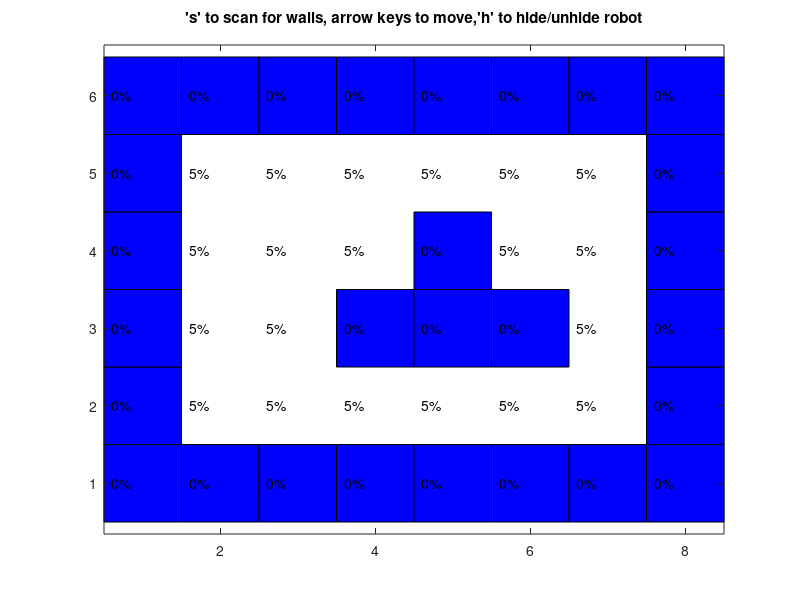

The MATLAB script that drew this image:
function SimpleRobotWithBayesRule()
% Demonstrates using Bayes Filter to localize a robot using a motion model
% and a noisy wall sensor.  The environment is simple: a unit-size robot in
% a grid world composed of obstacles or free spaces.  The robot has five
% actions: {left,up,right,down,scan} for moving in the cardinal directions
% or scanning the environment.
% 
% The robot is low quality and so moves probabilistically, as described in
% the function moveRobot()
% 
% Similarly, the scanner is low quality.  The 'scanner' approximates 4
% capacitive sensors that detect (with some probability of error) if a wall
% adjacent to the current cell.  This is described in the function
% applyScan().
% 
% The robot is moved by using the arrow keys.  The screen displays the
% probability mass function, the obstacles, and you can hide/unhide the
% robot by pressing the 'h' key.
% 
% Based on algorithm "Algorithm Bayes_filter"  on page 27 of book
% "Probabilistic Robotics", http://www.probabilistic-robotics.org
%
% Date 1/14/2015 Author: Aaron Becker, abecker5@uh.edu, for ECE 7334.
format compact

%initialize world (obstacles are 1, freespace is 0)
obstacleMap =flipud(...
    [1, 1, 1, 1, 1, 1, 1, 1;
    1, 1, 1, 1, 1, 0, 1, 1;
    1, 0, 0, 0, 0, 0, 0, 1;
    1, 1, 0, 1, 1, 1, 0, 1;
    1, 0, 0, 0, 0, 0, 0, 1;
    1, 1, 1, 1, 1, 1, 1, 1;]);

obstacleMap =flipud(...
    [1, 1, 1, 1, 1, 1, 1, 1;
    1, 0, 0, 0, 0, 0, 0, 1;
    1, 0, 0, 0, 1, 0, 0, 1;
    1, 0, 0, 1, 1, 1, 0, 1;
    1, 0, 0, 0, 0, 0, 0, 1;
    1, 1, 1, 1, 1, 1, 1, 1;]);

belief = zeros(size(obstacleMap)); % the belief is the probability that the robot is at any given location

[freespacey,freespacex] = find(obstacleMap == 0);
numFreeSpaces = numel(freespacey);

%initialize probabilities
probs = ones(numFreeSpaces,1)/numFreeSpaces; %uniformly distributed

for i1 = 1:numFreeSpaces
    belief(freespacey(i1),freespacex(i1)) = probs(i1);
end

%initialize motion model accuracy.  The robot actuators are inaccurate
probStraight = 0.6;
profOffby90Deg = 0.1;
%0.34 % the robot does nothing, not moving when button is pressed

% initialize scanner accuracy. The scanners are imperfect
%                 wall      no wall
%   detectwall     0.8        0.4
%  ~detectwall     0.2        0.6
sTruePositive = 0.8; % probability scanner detects wall if there is a wall
sTrueNegative = 0.6;  % probability scanner detects no wall if no wall

%initialize robot
robotInd = ceil(rand*numFreeSpaces); %robot position drawn from a uniform distribution
posRobot = [freespacex(robotInd),freespacey(robotInd)];
posRobot = [3,2];
bShowRobot = 'off'; %should we show robot on screen? Set to 'off' or 'on'.

%draw world & robot
[hWorldFig,hProb] = drawWorld();
[hRobotPos,hRobotOrient] = drawRobot();
titleString = {'''s'' to scan for walls, arrow keys to move,''h'' to hide/unhide robot'; ''};
title(titleString);
axis equal
axis tight
set(figure(1) ,'KeyPressFcn',@keyhandler,'Name','Bayesian Update');

%Drawing functions
    function [hWorldFig,hProb] = drawWorld()
        figure(1)
        colormap(gray)
        hWorldFig = imagesc(belief);
        set(gca,'YDir','normal');
        [obsy,obsx] = find(obstacleMap == 1);
        for i = 1:numel(obsy)
            rectangle('Position',[obsx(i)-.5,obsy(i)-.5,1,1],'FaceColor','b')
        end
        hProb = zeros(size(belief));
        
        for y = 1:size(belief,1)
            for x = 1:size(belief,2)
                hProb(y,x)=text(x-.4,y,[num2str(100*belief(y,x)),'%']);
            end
        end
        
    end

    function [hRobotPos,hRobotOrient] = drawRobot()
        hRobotPos = rectangle('Position',[posRobot(1)-.5,posRobot(2)-.5,1,1],'Curvature',[1,1],...
            'EdgeColor','r', 'LineWidth',3,'Visible',bShowRobot);
        hRobotOrient = line(posRobot(1)+[0,0.6],posRobot(2)+[0,0],'color','r', 'LineWidth',3,'Visible',bShowRobot);
    end

% redrawing functions
    function redrawRobot()
        set(hRobotPos,'Position',[posRobot(1)-.5,posRobot(2)-.5,1,1],'Visible',bShowRobot);
        set(hRobotOrient,'XData',posRobot(1)+[0,0.6],'YData',posRobot(2)+[0,0],'Visible',bShowRobot);
    end
    function redrawWorld()
        set(hWorldFig,'CData',belief);
        for y = 1:size(belief,1)
            for x = 1:size(belief,2)
                set(hProb(y,x),'String',[num2str(100*belief(y,x),'%2.2f\n'),'%']);
            end
        end
        %display(['Total probability = ',num2str(sum(sum(belief)))])
    end

    function keyhandler(src,evnt) %#ok<INUSL>
        if strcmp(evnt.Key,'s')
            scan = MeasureScan(posRobot, obstacleMap);
            % the measurement update, line 4 "Algorithm Bayes_filter" of Table
            % 2.1 on page 27 of Probabilistic Robotics.
            for i2 = 1:numFreeSpaces %for each freespace
                oldProb = belief(freespacey(i2),freespacex(i2));
                newProb = BayesianUpdateScan(oldProb, scan, [freespacex(i2),freespacey(i2)]);
                belief(freespacey(i2),freespacex(i2)) = newProb;
            end
            %The resulting belief is usually not a probability
            %distribution (doesn't sum to one) and needs to be nomalized.
            normalizer = 1/sum(sum(belief));
            belief = belief*normalizer;
            titleString{2} = [titleString{2}, 's,'];
        elseif strcmp(evnt.Key,'h')
            if strcmp(bShowRobot,'off')
                bShowRobot = 'on';
            else
                bShowRobot = 'off';
            end
            redrawRobot();
        else
            move = [0,0];
            if strcmp(evnt.Key,'leftarrow')
                move =-[1,0];
                titleString{2} = [titleString{2}, '<,'];
            elseif strcmp(evnt.Key,'rightarrow')
                move = [1,0];
                titleString{2} = [titleString{2}, '>,'];
            elseif strcmp(evnt.Key,'uparrow')
                move = [0,1];
                titleString{2} = [titleString{2}, '\^,'];
            elseif strcmp(evnt.Key,'downarrow')
                move =-[0,1];
                titleString{2} = [titleString{2}, 'v,'];
            end
            if sum(move ~=0)
                % move the robot
                posRobot = moveRobot(posRobot, move, obstacleMap);
                redrawRobot();
                % the movement update (or 'prediction'), line 3 "Algorithm Bayes_filter" Table
                % 2.1 on page 27 of Probabilistic Robotics.
                %for each freespace
                newBelief = zeros(size(belief));
                for i2 = 1:numFreeSpaces
                    %update probabilities at positions around freespacex(i2),freespacey(i2)
                    curPos = [freespacex(i2),freespacey(i2)];
                    px = belief(curPos(2),curPos(1));
                    pMoveS = 0; pMoveR = 0; pMoveL = 0;
                    posS = curPos+move;
                    if( obstacleMap(posS(2), posS(1)) == 0)
                        pMoveS = probStraight;
                        newBelief(posS(2),posS(1)) = newBelief(posS(2),posS(1)) + pMoveS*px;
                    end
                    posR = curPos+[-move(2),move(1)];
                    if( obstacleMap(posR(2), posR(1)) == 0)
                        pMoveR = profOffby90Deg;
                        newBelief(posR(2),posR(1)) = newBelief(posR(2),posR(1)) + pMoveR*px;
                    end
                    posL = curPos+[move(2),-move(1)];
                    if( obstacleMap(posL(2), posL(1)) == 0)
                        pMoveL = profOffby90Deg;
                        newBelief(posL(2),posL(1)) = newBelief(posL(2),posL(1)) + pMoveL*px;
                    end
                    pNoMove = 1-(pMoveS+pMoveR+pMoveL);
                    newBelief(curPos(2),curPos(1)) = newBelief(curPos(2),curPos(1)) + pNoMove*px;
                end
                % update belief according to move
                belief = newBelief;
            end
        end
        %redrawmap
        redrawWorld();
        title(titleString);
    end

    function newProb = BayesianUpdateScan(oldProb, scan, pos)
        %P(x|s) = P(s|x)P(x);
        %       = P(s_right|x)*P(s_up|x)*P(s_left|x)*P(s_down|x)*P(x)
        newProb = ProbOfScanGivenPosition(scan(1), pos +[1,0] ) *...
            ProbOfScanGivenPosition(scan(2), pos +[0,1] ) * ...
            ProbOfScanGivenPosition(scan(3), pos +[-1,0] ) * ...
            ProbOfScanGivenPosition(scan(4), pos +[0,-1] ) * ...
            oldProb;
    end

    function p = ProbOfScanGivenPosition(scan, pos)
        % returns probability of getting the scan if the cell being scanned
        % is at position pos
        isWall = obstacleMap(pos(2), pos(1));
        if isWall
            if scan
                p = sTruePositive;
            else
                p = 1- sTruePositive;
            end
        else
            if scan
                p = 1-sTrueNegative;
            else
                p = sTrueNegative;
            end
        end
    end

    function scanOut = MeasureScan(pos, obstacleMap)
        %  returns the scan {1 meaning  wall detected, 0 meaning no wall
        %  detected}.  The scans are performed in the following order: facing
        %  {?,?,?,?}.
        scanOut = [
            detectWall(obstacleMap, pos+[1,0]);
            detectWall(obstacleMap, pos+[0,1]);
            detectWall(obstacleMap, pos+[-1,0]);
            detectWall(obstacleMap, pos+[0,-1])
            ];
    end

    function bDetectWall = detectWall(obstacleMap, pos)
        isWall = obstacleMap(pos(2), pos(1));
        
        if isWall
            bDetectWall = (rand() < sTruePositive); % probability of true positive
        else
            bDetectWall = (rand() > sTrueNegative); %probability of true negative
        end
    end

    function posOut = moveRobot(posIn, move, obstacleMap)
        % move is a [x,y] command to add to the [x,y] position.
        %  The robot is low quality and so moves probabilistically. If commanded to
        %  move in some direction it does so with 0.6 probability, stays in place
        %  with 0.2 probability, and moves 90deg to the right of the command with
        %  probability .1 and to the left with prob. 0.1.
        rVal = rand(); %number between 0 and 1
        if rVal< (1-probStraight - 2*profOffby90Deg); % 0.2 chance for not moving
            move = [0,0];
        elseif rVal < (1-probStraight - profOffby90Deg)
            move = [-move(2),move(1)]; %move +90deg of command
        elseif rVal < (1-probStraight)
            move = [move(2),-move(1)]; %move -90deg of command
        end
        
        % collision check
        posOut = posIn + move;
        if( obstacleMap(posOut(2), posOut(1)) ~= 0)
            posOut = posIn; %don't allow collisions.
        end
    end
end